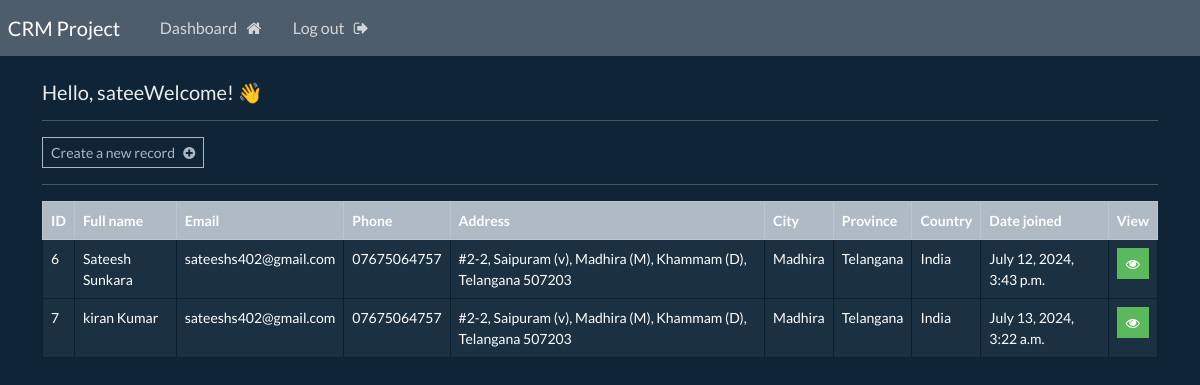
The page /dashboard (signed in) on the database its author committed.
### webapp/models.py (models this page shows, shortened)
class Record(models.Model):
    creation_date = models.DateTimeField(auto_now_add=True)
    first_name = models.CharField(max_length=100)
    last_name = models.CharField(max_length=100)
    email = models.CharField(max_length=255)
    phone = models.CharField(max_length=20)
    address = models.CharField(max_length=300)
    city = models.CharField(max_length=255)
    province = models.CharField(max_length=220)
    country = models.CharField(max_length=125)

### webapp/views.py (the view)
# urls.py: path('dashboard', views.dashboard, name="dashboard"),
@login_required(login_url='my-login')
def dashboard(request):
    my_records = Record.objects.all()
    context = {'records': my_records}
    return render(request, 'webapp/dashboard.html', context=context)

### webapp/templates/webapp/dashboard.html (shortened to what this page needs)
{% extends 'webapp/base.html' %}
{% block content %}
    <h5> Hello, {{user}}Welcome! 👋 </h5>
    <hr>
    <a class="btn btn-outline-light btn-sm" href="{% url 'create-record' %}">
        Create a new record &nbsp; <i class="fa fa-plus-circle" aria-hidden="true"></i>
    </a>
    <hr>
    <table class="table table-hover table-bordered">
        <thead class="table-light">
            <tr>
                <th scope="col"> ID </th>
                <th scope="col"> Full name </th>
                <th scope="col"> Email </th>
                <th scope="col"> Phone </th>
                <th scope="col"> Address </th>
                <th scope="col"> City </th>
                <th scope="col"> Province </th>
                <th scope="col"> Country </th>
                <th scope="col"> Date joined </th>
                <th scope="col"> View </th>
            </tr>
        </thead>
        <tbody>
        {% if records %}
            {% for record in records %}
            <tr>
                <td> {{record.id}} </td>
                <td> {{record.first_name}}  {{record.last_name}} </td>
                <td> {{record.email}} </td>
                <td> {{record.phone}} </td>
                <td> {{record.address}} </td>
                <td> {{record.city}} </td>
                <td> {{record.province}} </td>
                <td> {{record.country}} </td>
                <td> {{record.creation_date}} </td>
                <td> <a class="btn btn-success btn-sm" href="{% url 'record' record.id %}"> <i class="fa fa-eye" aria-hidden="true"></i> </a> </td>
            </tr>
            {% endfor %}
        {% endif %}
        </tbody>
    </table>
{% endblock %}

### webapp/templates/webapp/base.html (shortened to what this page needs)
{% load static %}
<!DOCTYPE html>
<html>
    <head>
        <link rel="stylesheet" type="text/css" href="https://bootswatch.com/5/superhero/bootstrap.min.css">
        <link rel="stylesheet" type="text/css" href="{% static 'css/style.css' %}">
        <link rel="stylesheet" href="https://cdnjs.cloudflare.com/ajax/libs/font-awesome/4.7.0/css/font-awesome.min.css">
    </head>
    <body>
        {% include 'webapp/navbar.html' %}
        <div class="container">
            <br>
           {% block content %}
           {% endblock %}
        </div>
    </body>
</html>

### webapp/templates/webapp/navbar.html (shortened to what this page needs)
<nav class="navbar navbar-expand-lg navbar-dark bg-secondary justify-content-center">
    <a class="navbar-brand main-heading" href="{% url '' %}">
      &nbsp; CRM Project
    </a>
      <div class="collapse navbar-collapse text-center" id="navbarNavDropdown">
        <ul class="navbar-nav mr-auto">
          {% if user.is_authenticated %}
            <li class="nav-item">
              <a class="nav-link" href="{% url 'dashboard' %}">Dashboard &nbsp; <i class="fa fa-home" aria-hidden="true"></i> </a>
            </li>
            <li class="nav-item">
              <a class="nav-link" href="{% url 'user-logout' %}">Log out &nbsp; <i class="fa fa-sign-out" aria-hidden="true"></i> </a>
            </li>
        </ul>
        {% endif %}
      </div>
  </nav>

### rows shown on the page
Record: id "6", first_name "Sateesh", last_name "Sunkara", email "sateeshs402@gmail.com", phone "07675064757", address "#2-2, Saipuram (v), Madhira (M), Khammam (D), Telangana 507203", city "Madhira", province "Telangana", country "India", creation_date "July 12, 2024, 3:43 p.m."
Record: id "7", first_name "kiran", last_name "Kumar", email "sateeshs402@gmail.com", phone "07675064757", address "#2-2, Saipuram (v), Madhira (M), Khammam (D), Telangana 507203", city "Madhira", province "Telangana", country "India", creation_date "July 13, 2024, 3:22 a.m."

### other values the page prints
{{ user }} "satee"
